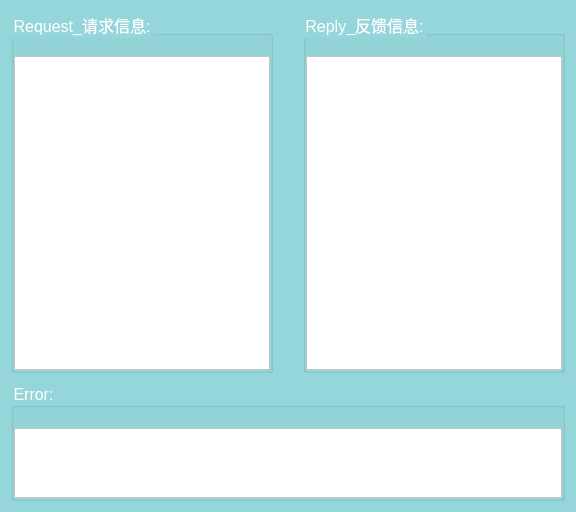
      <widget class="QWidget" name="widget_2" native="true">
       <property name="styleSheet">
        <string notr="true">background-color: rgb(148, 214, 218);</string>
       </property>
       <layout class="QGridLayout" name="gridLayout_2">
        <item row="0" column="0">
         <layout class="QVBoxLayout" name="verticalLayout_3" stretch="5,1">
          <property name="spacing">
           <number>10</number>
          </property>
          <item>
           <layout class="QHBoxLayout" name="horizontalLayout_13" stretch="1,1">
            <property name="spacing">
             <number>30</number>
            </property>
            <item>
             <widget class="QGroupBox" name="groupBox_2">
              <property name="font">
               <font>
                <pointsize>12</pointsize>
               </font>
              </property>
              <property name="styleSheet">
               <string notr="true">color:#ffffff;</string>
              </property>
              <property name="title">
               <string>Request_请求信息:</string>
              </property>
              <layout class="QGridLayout" name="gridLayout">
               <property name="leftMargin">
                <number>0</number>
               </property>
               <property name="topMargin">
                <number>20</number>
               </property>
               <property name="rightMargin">
                <number>0</number>
               </property>
               <property name="bottomMargin">
                <number>0</number>
               </property>
               <item row="0" column="0">
                <widget class="QTextEdit" name="TextEdit_Request">
                 <property name="styleSheet">
                  <string notr="true">background-color: rgb(255, 255, 255);color: rgb(81, 81, 81);</string>
                 </property>
                </widget>
               </item>
              </layout>
             </widget>
            </item>
            <item>
             <widget class="QGroupBox" name="groupBox_4">
              <property name="font">
               <font>
                <pointsize>12</pointsize>
               </font>
              </property>
              <property name="styleSheet">
               <string notr="true">color:#ffffff;</string>
              </property>
              <property name="title">
               <string>Reply_反馈信息:</string>
              </property>
              <layout class="QGridLayout" name="gridLayout_4">
               <property name="leftMargin">
                <number>0</number>
               </property>
               <property name="topMargin">
                <number>20</number>
               </property>
               <property name="rightMargin">
                <number>0</number>
               </property>
               <property name="bottomMargin">
                <number>0</number>
               </property>
               <item row="0" column="0">
                <widget class="QTextEdit" name="TextEdit_Reply">
                 <property name="styleSheet">
                  <string notr="true">background-color: rgb(255, 255, 255);color: rgb(81, 81, 81);</string>
                 </property>
                </widget>
               </item>
              </layout>
             </widget>
            </item>
           </layout>
          </item>
          <item>
           <widget class="QGroupBox" name="groupBox">
            <property name="font">
             <font>
              <pointsize>12</pointsize>
             </font>
            </property>
            <property name="styleSheet">
             <string notr="true">color:#ffffff;</string>
            </property>
            <property name="title">
             <string>Error:</string>
            </property>
            <layout class="QGridLayout" name="gridLayout_3">
             <property name="leftMargin">
              <number>0</number>
             </property>
             <property name="topMargin">
              <number>20</number>
             </property>
             <property name="rightMargin">
              <number>0</number>
             </property>
             <property name="bottomMargin">
              <number>0</number>
             </property>
             <item row="0" column="0">
              <widget class="QTextEdit" name="TextEdit_Error">
               <property name="styleSheet">
                <string notr="true">background-color: rgb(255, 255, 255);
color: rgb(81, 81, 81);</string>
               </property>
               <property name="html">
                <string>&lt;!DOCTYPE HTML PUBLIC &quot;-//W3C//DTD HTML 4.0//EN&quot; &quot;http://www.w3.org/TR/REC-html40/strict.dtd&quot;&gt;
&lt;html&gt;&lt;head&gt;&lt;meta name=&quot;qrichtext&quot; content=&quot;1&quot; /&gt;&lt;style type=&quot;text/css&quot;&gt;
p, li { white-space: pre-wrap; }
&lt;/style&gt;&lt;/head&gt;&lt;body style=&quot; font-family:'SimSun'; font-size:9pt; font-weight:400; font-style:normal;&quot;&gt;
&lt;p style=&quot;-qt-paragraph-type:empty; margin-top:0px; margin-bottom:0px; margin-left:0px; margin-right:0px; -qt-block-indent:0; text-indent:0px; font-family:'SimSun';&quot;&gt;&lt;br /&gt;&lt;/p&gt;&lt;/body&gt;&lt;/html&gt;</string>
               </property>
              </widget>
             </item>
            </layout>
           </widget>
          </item>
         </layout>
        </item>
       </layout>
      </widget>
